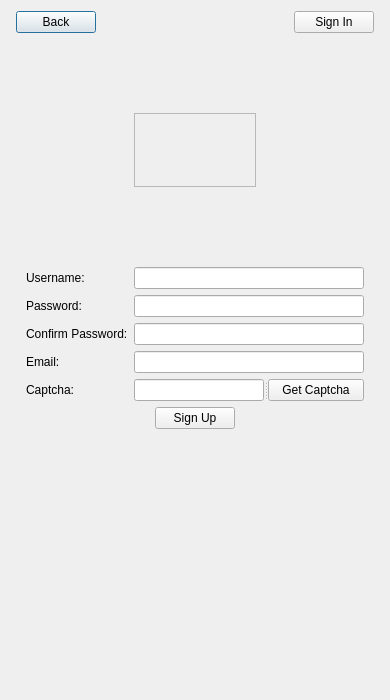
<?xml version="1.0" encoding="UTF-8"?>
<ui version="4.0">
 <class>RegisterDialog</class>
 <widget class="QDialog" name="RegisterDialog">
  <property name="geometry">
   <rect>
    <x>0</x>
    <y>0</y>
    <width>390</width>
    <height>700</height>
   </rect>
  </property>
  <property name="windowTitle">
   <string>TalkClient Sign Up</string>
  </property>
  <layout class="QGridLayout" name="gridLayout_2">
   <item row="0" column="0" colspan="5">
    <layout class="QHBoxLayout" name="horizontalLayout">
     <item>
      <spacer name="horizontalSpacer_7">
       <property name="orientation">
        <enum>Qt::Horizontal</enum>
       </property>
       <property name="sizeType">
        <enum>QSizePolicy::Preferred</enum>
       </property>
       <property name="sizeHint" stdset="0">
        <size>
         <width>5</width>
         <height>20</height>
        </size>
       </property>
      </spacer>
     </item>
     <item>
      <widget class="QPushButton" name="BackBtn">
       <property name="text">
        <string>Back</string>
       </property>
      </widget>
     </item>
     <item>
      <spacer name="horizontalSpacer_9">
       <property name="orientation">
        <enum>Qt::Horizontal</enum>
       </property>
       <property name="sizeHint" stdset="0">
        <size>
         <width>168</width>
         <height>20</height>
        </size>
       </property>
      </spacer>
     </item>
     <item>
      <widget class="QPushButton" name="SignInBtn">
       <property name="focusPolicy">
        <enum>Qt::NoFocus</enum>
       </property>
       <property name="text">
        <string>Sign In</string>
       </property>
      </widget>
     </item>
     <item>
      <spacer name="horizontalSpacer_8">
       <property name="orientation">
        <enum>Qt::Horizontal</enum>
       </property>
       <property name="sizeType">
        <enum>QSizePolicy::Preferred</enum>
       </property>
       <property name="sizeHint" stdset="0">
        <size>
         <width>5</width>
         <height>20</height>
        </size>
       </property>
      </spacer>
     </item>
    </layout>
   </item>
   <item row="1" column="0" colspan="5">
    <layout class="QGridLayout" name="gridLayout_3">
     <item row="2" column="1">
      <spacer name="verticalSpacer_2">
       <property name="orientation">
        <enum>Qt::Vertical</enum>
       </property>
       <property name="sizeHint" stdset="0">
        <size>
         <width>20</width>
         <height>40</height>
        </size>
       </property>
      </spacer>
     </item>
     <item row="1" column="1">
      <widget class="QFrame" name="frame">
       <property name="sizePolicy">
        <sizepolicy hsizetype="Expanding" vsizetype="Expanding">
         <horstretch>0</horstretch>
         <verstretch>0</verstretch>
        </sizepolicy>
       </property>
       <property name="frameShape">
        <enum>QFrame::StyledPanel</enum>
       </property>
       <property name="frameShadow">
        <enum>QFrame::Raised</enum>
       </property>
      </widget>
     </item>
     <item row="1" column="2">
      <spacer name="horizontalSpacer_6">
       <property name="orientation">
        <enum>Qt::Horizontal</enum>
       </property>
       <property name="sizeHint" stdset="0">
        <size>
         <width>40</width>
         <height>20</height>
        </size>
       </property>
      </spacer>
     </item>
     <item row="0" column="1">
      <spacer name="verticalSpacer">
       <property name="orientation">
        <enum>Qt::Vertical</enum>
       </property>
       <property name="sizeHint" stdset="0">
        <size>
         <width>20</width>
         <height>40</height>
        </size>
       </property>
      </spacer>
     </item>
     <item row="1" column="0">
      <spacer name="horizontalSpacer_5">
       <property name="orientation">
        <enum>Qt::Horizontal</enum>
       </property>
       <property name="sizeHint" stdset="0">
        <size>
         <width>40</width>
         <height>20</height>
        </size>
       </property>
      </spacer>
     </item>
    </layout>
   </item>
   <item row="2" column="0">
    <spacer name="horizontalSpacer_3">
     <property name="orientation">
      <enum>Qt::Horizontal</enum>
     </property>
     <property name="sizeHint" stdset="0">
      <size>
       <width>13</width>
       <height>20</height>
      </size>
     </property>
    </spacer>
   </item>
   <item row="2" column="1" colspan="3">
    <layout class="QGridLayout" name="gridLayout">
     <item row="0" column="0">
      <widget class="QLabel" name="label">
       <property name="text">
        <string>Username:</string>
       </property>
      </widget>
     </item>
     <item row="0" column="1">
      <widget class="QLineEdit" name="UsernameEdit"/>
     </item>
     <item row="1" column="0">
      <widget class="QLabel" name="label_2">
       <property name="text">
        <string>Password:</string>
       </property>
      </widget>
     </item>
     <item row="1" column="1">
      <widget class="QLineEdit" name="PasswordEdit"/>
     </item>
     <item row="2" column="0">
      <widget class="QLabel" name="label_3">
       <property name="text">
        <string>Confirm Password:</string>
       </property>
      </widget>
     </item>
     <item row="2" column="1">
      <widget class="QLineEdit" name="ConfirmPasswordEdit"/>
     </item>
     <item row="3" column="0">
      <widget class="QLabel" name="label_4">
       <property name="text">
        <string>Email:</string>
       </property>
      </widget>
     </item>
     <item row="3" column="1">
      <widget class="QLineEdit" name="EmailEdit"/>
     </item>
     <item row="4" column="0">
      <widget class="QLabel" name="label_5">
       <property name="text">
        <string>Captcha:</string>
       </property>
      </widget>
     </item>
     <item row="4" column="1">
      <widget class="QSplitter" name="splitter">
       <property name="orientation">
        <enum>Qt::Horizontal</enum>
       </property>
       <widget class="QLineEdit" name="CaptchaEdit"/>
       <widget class="QPushButton" name="GetCaptchaBtn">
        <property name="focusPolicy">
         <enum>Qt::NoFocus</enum>
        </property>
        <property name="text">
         <string>Get Captcha</string>
        </property>
       </widget>
      </widget>
     </item>
    </layout>
   </item>
   <item row="2" column="4">
    <spacer name="horizontalSpacer_4">
     <property name="orientation">
      <enum>Qt::Horizontal</enum>
     </property>
     <property name="sizeHint" stdset="0">
      <size>
       <width>13</width>
       <height>20</height>
      </size>
     </property>
    </spacer>
   </item>
   <item row="3" column="1">
    <spacer name="horizontalSpacer">
     <property name="orientation">
      <enum>Qt::Horizontal</enum>
     </property>
     <property name="sizeHint" stdset="0">
      <size>
       <width>127</width>
       <height>20</height>
      </size>
     </property>
    </spacer>
   </item>
   <item row="3" column="2">
    <widget class="QPushButton" name="SignUpBtn">
     <property name="text">
      <string>Sign Up</string>
     </property>
    </widget>
   </item>
   <item row="3" column="3">
    <spacer name="horizontalSpacer_2">
     <property name="orientation">
      <enum>Qt::Horizontal</enum>
     </property>
     <property name="sizeHint" stdset="0">
      <size>
       <width>126</width>
       <height>20</height>
      </size>
     </property>
    </spacer>
   </item>
   <item row="4" column="2">
    <spacer name="verticalSpacer_3">
     <property name="orientation">
      <enum>Qt::Vertical</enum>
     </property>
     <property name="sizeHint" stdset="0">
      <size>
       <width>20</width>
       <height>260</height>
      </size>
     </property>
    </spacer>
   </item>
  </layout>
 </widget>
 <resources/>
 <connections/>
</ui>
